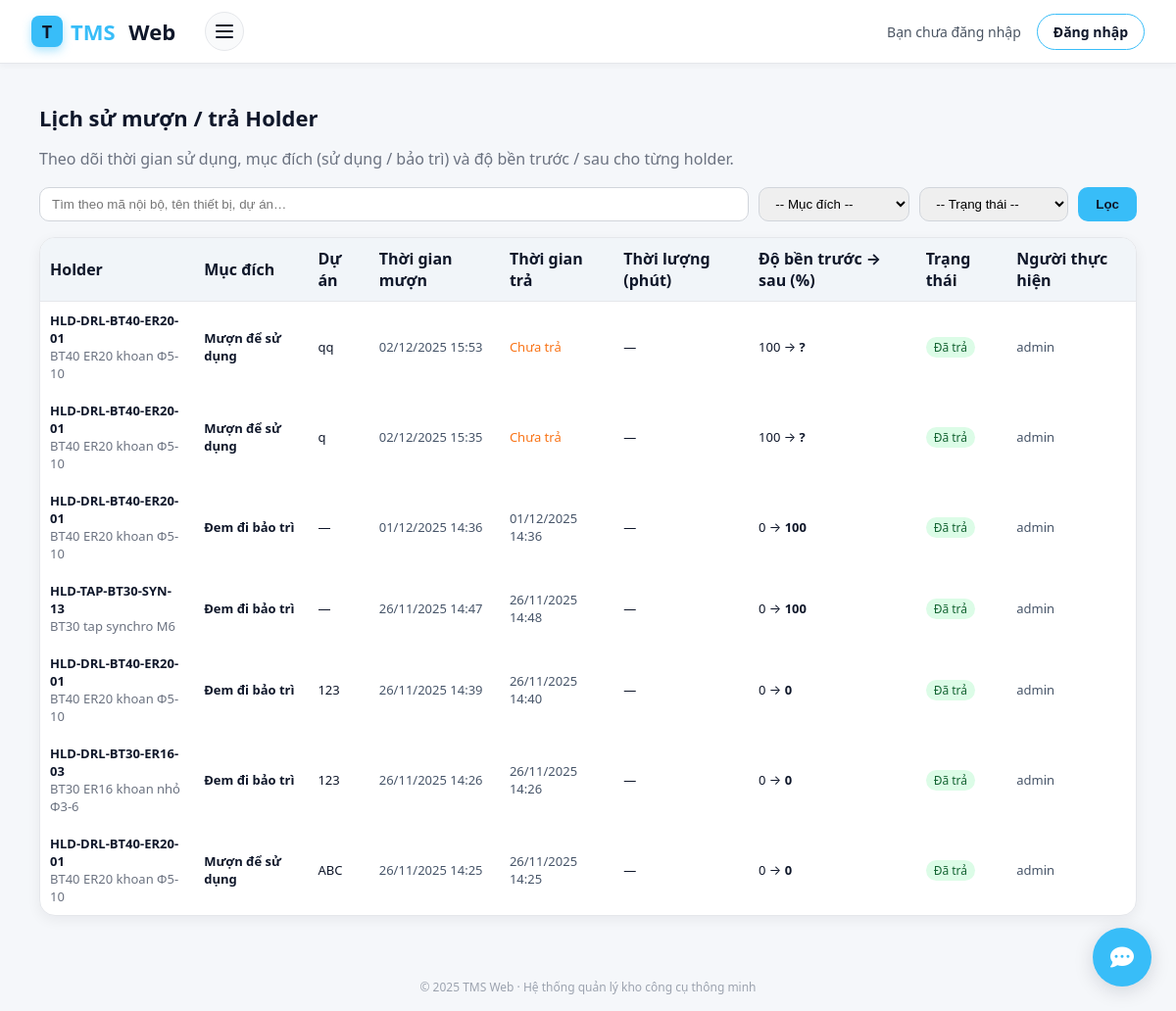
The page /holder-muontra/history/ on the database as committed earlier.
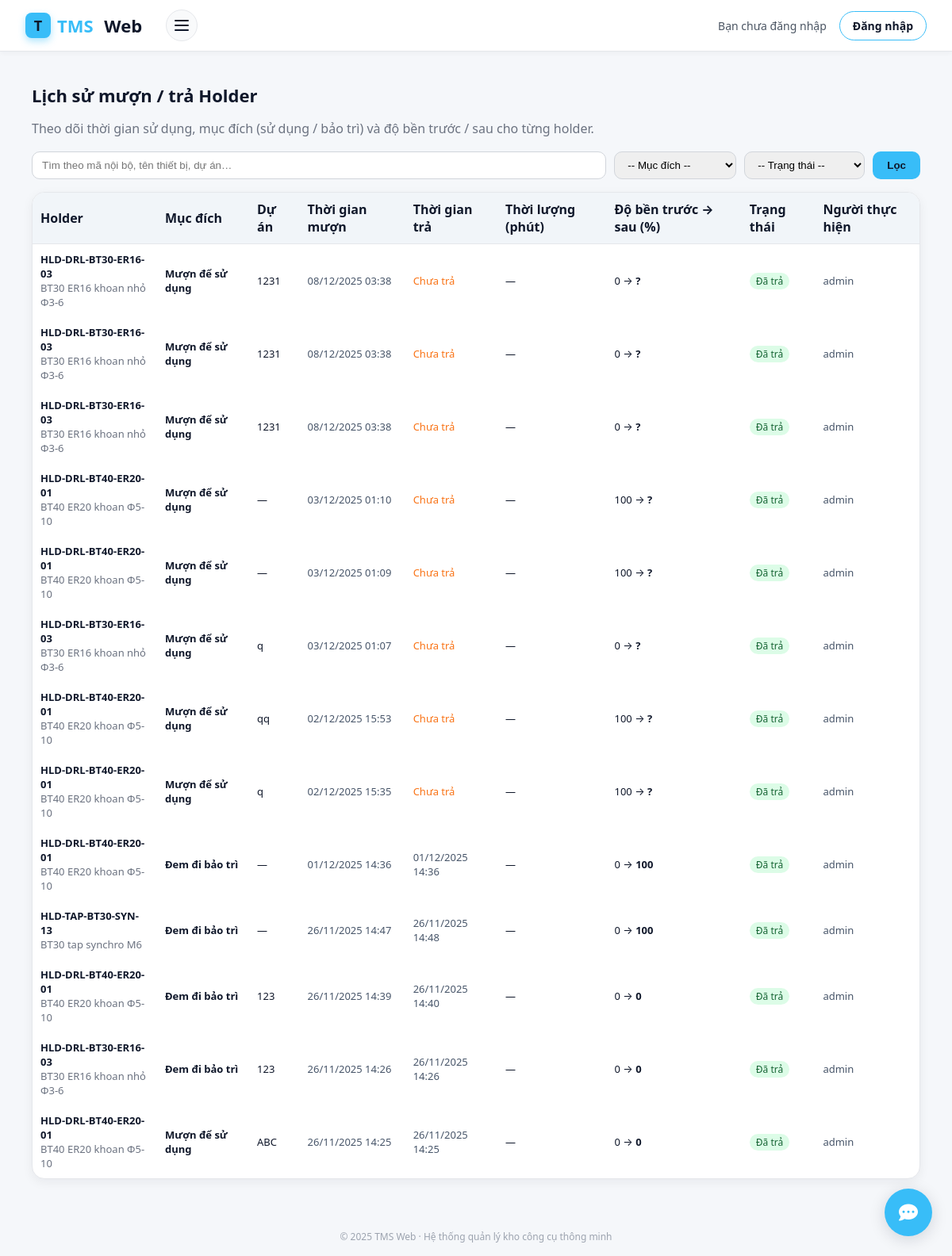
The same page on the database as committed later.
### holder_muontra/models.py (models this page shows, shortened)
class HolderHistory(models.Model):
    MUC_DICH_CHOICES = [
        ("SU_DUNG", "Mượn để sử dụng"),
        ("BAO_TRI", "Đem đi bảo trì"),
    ]
    TRANG_THAI_CHOICES = [
    ("PENDING", "Đang chờ tủ xử lý"),
    ("SUCCESS", "Thành công"),
    ("FAILED", "Thất bại"),
    ("DANG_MUON", "Đang mượn"),
    ("DA_TRA", "Đã trả"),
]
    holder = models.ForeignKey(
        Holder,
        on_delete=models.CASCADE,
        related_name="histories",
        verbose_name="Holder",
    )
    ten_thiet_bi_snapshot = models.CharField(
        max_length=200,
        blank=True,
        verbose_name="Tên thiết bị (snapshot)",
        help_text="Copy từ Holder.ten_thiet_bi tại thời điểm mượn",
    )
    ma_noi_bo_snapshot = models.CharField(
        max_length=50,
        blank=True,
        verbose_name="Mã nội bộ (snapshot)",
        help_text="Copy từ Holder.ma_noi_bo tại thời điểm mượn",
    )
    muc_dich = models.CharField(
        max_length=20,
        choices=MUC_DICH_CHOICES,
        verbose_name="Mục đích mượn",
    )
    du_an = models.CharField(
        max_length=100,
        blank=True,
        verbose_name="Dự án / lệnh sản xuất",
    )
    mo_ta = models.TextField(
        blank=True,
        verbose_name="Mô tả chi tiết / ghi chú",
    )
    nguoi_thuc_hien = models.ForeignKey(
        User,
        null=True,
        blank=True,
        on_delete=models.SET_NULL,
        related_name="holder_history_actions",
        verbose_name="Người thực hiện",
    )
    thoi_gian_muon = models.DateTimeField(
        auto_now_add=True,
        verbose_name="Thời gian mượn",
    )
    thoi_gian_tra = models.DateTimeField(
        null=True,
        blank=True,
        verbose_name="Thời gian trả",
    )
    thoi_luong_phut = models.PositiveIntegerField(
        null=True,
        blank=True,
        verbose_name="Thời lượng sử dụng (phút)",
    )
    mon_truoc = models.PositiveIntegerField(
        null=True,
        blank=True,
        verbose_name="% độ bền trước khi mượn",
        help_text="Từ Holder.mon tại thời điểm mượn (0–100)",
    )
    mon_sau = models.PositiveIntegerField(
        null=True,
        blank=True,
        verbose_name="% độ bền sau khi trả",
        help_text="Sau khi trừ hao / reset bảo trì (0–100)",
    )
    trang_thai = models.CharField(
    max_length=20,
    choices=TRANG_THAI_CHOICES,
    default="PENDING"
)
    ly_do_fail = models.CharField(max_length=255, blank=True, default="")
    tx_id = models.BigIntegerField(null=True, blank=True, db_index=True)
    created_at = models.DateTimeField(
        auto_now_add=True,
        verbose_name="Tạo lúc",
    )
    updated_at = models.DateTimeField(
        auto_now=True,
        verbose_name="Cập nhật lúc",
    )
    class Meta:
        verbose_name = "Lịch sử mượn holder"
        verbose_name_plural = "Lịch sử mượn holder"
        ordering = ["-thoi_gian_muon"]

### holder/models.py (models this page shows, shortened)
class Holder(models.Model):
    ten_thiet_bi = models.CharField(max_length=200)
    nhom_thiet_bi = models.CharField(max_length=100)
    ma_noi_bo = models.CharField(max_length=50, unique=True)
    ma_nha_sx = models.CharField(max_length=100)
    loai_holder = models.CharField(max_length=100, blank=True, null=True)
    so_serial = models.CharField(max_length=100, blank=True, null=True)
    nha_san_xuat = models.CharField(max_length=100, blank=True, null=True)
    nha_cung_cap = models.CharField(max_length=150, blank=True, null=True)
    nguoi_quan_ly = models.CharField(max_length=100, blank=True, null=True)
    TRANG_THAI_CHOICES = [
        ("dang_su_dung", "Đang sẵn sàng"),
        ("dang_bao_tri", "Đang bảo trì"),
        ("ngung_su_dung", "Ngừng sử dụng"),
        ("dang_duoc_muon", "Đang được mượn"),
    ]
    trang_thai_tai_san = models.CharField(
        max_length=20,
        choices=TRANG_THAI_CHOICES,
        blank=True,
        null=True,
    )
    chuan_ga = models.CharField(max_length=50, blank=True, null=True)
    loai_kep = models.CharField(max_length=50, blank=True, null=True)
    chieu_dai_lam_viec = models.DecimalField(
        max_digits=6, decimal_places=2, blank=True, null=True
    )
    duong_kinh_kep_max = models.DecimalField(
        max_digits=6, decimal_places=2, blank=True, null=True
    )
    tu = models.CharField(max_length=50, blank=True, null=True)
    ngan = models.CharField(max_length=50, blank=True, null=True)
    may_uu_tien = models.CharField(max_length=200, blank=True, null=True)
    ngay_nhap_kho = models.DateField(blank=True, null=True)
    gia_tri_mua = models.BigIntegerField(blank=True, null=True)
    chu_ky_kiem_tra = models.CharField(max_length=100, blank=True, null=True)
    lan_kiem_tra_gan_nhat = models.DateField(blank=True, null=True)
    so_lan_ga_thao = models.IntegerField(blank=True, null=True)
    danh_gia_gan_nhat = models.TextField(blank=True, null=True)
    cv = models.DecimalField(  # Độ cứng vững
        max_digits=4, decimal_places=1, blank=True, null=True
    )
    dx = models.DecimalField(  # Độ chính xác gá kẹp
        max_digits=4, decimal_places=1, blank=True, null=True
    )
    mon = models.IntegerField(blank=True, null=True)  # % mòn
    tan_suat = models.IntegerField(blank=True, null=True)  # lần/tháng
    ld = models.DecimalField(  # chiều dài nhô dao
        max_digits=6, decimal_places=2, blank=True, null=True
    )
    ket_luan_fuzzy = models.TextField(blank=True, null=True)
    tool_khuyen_dung = models.ManyToManyField(
        'tool.tool',          # hoặc 'Tool' nếu cùng app
        blank=True,
        related_name='holders_khuyen_dung',
        help_text="Các tool tương thích & khuyên dùng với holder này"
    )
    ma_nhom_tuong_thich = models.CharField(
        max_length=50,
        blank=True,
        null=True,
        help_text="Nếu 2 holder có cùng mã này thì coi như tương thích / thay thế cho nhau"
    )
    created_at = models.DateTimeField(auto_now_add=True)

### holder_muontra/views.py (the view, shortened to what this page needs)
# urls.py: path("history/", views.history_holder, name="history_holder"),
def history_holder(request):
    q = request.GET.get("q", "").strip()
    muc_dich = request.GET.get("muc_dich", "")
    trang_thai = request.GET.get("trang_thai", "")
    histories = (
        HolderHistory.objects
        .select_related("holder", "nguoi_thuc_hien")
        .order_by("-thoi_gian_muon")
    )
    if muc_dich:
        histories = histories.filter(muc_dich=muc_dich)
    if trang_thai:
        histories = histories.filter(trang_thai=trang_thai)
    context = {
        "histories": histories,
        "q": q,
        "muc_dich": muc_dich,
        "trang_thai": trang_thai,
        "MUC_DICH_CHOICES": HolderHistory.MUC_DICH_CHOICES,
        "TRANG_THAI_CHOICES": HolderHistory.TRANG_THAI_CHOICES,
    }
    return render(request, "holder_history.html", context)

### templates/holder_history.html (shortened to what this page needs)
{% extends "base.html" %}
{% block content %}
<div style="max-width:1120px;margin:20px auto;">
  <h2 style="font-size:22px;font-weight:700;margin-bottom:6px;">
    Lịch sử mượn / trả Holder
  </h2>
  <p style="color:#6b7280;margin-bottom:18px;">
    Theo dõi thời gian sử dụng, mục đích (sử dụng / bảo trì) và độ bền trước / sau cho từng holder.
  </p>
  <form method="get" style="margin-bottom:16px;display:flex;gap:10px;flex-wrap:wrap;">
    <input
      type="text"
      name="q"
      value="{{ q }}"
      placeholder="Tìm theo mã nội bộ, tên thiết bị, dự án…"
      style="
        flex:1;
        min-width:260px;
        padding:8px 12px;
        border-radius:10px;
        border:1px solid #d1d5db;
      "
    />
    <select
      name="muc_dich"
      style="
        padding:8px 12px;
        border-radius:10px;
        border:1px solid #d1d5db;
      "
    >
      <option value="">-- Mục đích --</option>
    </select>
    <select
      name="trang_thai"
      style="
        padding:8px 12px;
        border-radius:10px;
        border:1px solid #d1d5db;
      "
    >
      <option value="">-- Trạng thái --</option>
    </select>
    <button
      type="submit"
      style="
        padding:8px 18px;
        border-radius:10px;
        border:none;
        background:#38bdf8;
        color:#0f172a;
        font-weight:600;
        cursor:pointer;
      "
    >
      Lọc
    </button>
  </form>
  <div style="
    background:#ffffff;
    border-radius:16px;
    border:1px solid #e5e7eb;
    box-shadow:0 4px 14px rgba(15,23,42,0.06);
    overflow:auto;
  ">
    <table style="width:100%;border-collapse:collapse;min-width:960px;">
      <thead>
        <tr style="background:#f1f5f9;">
          <th style="padding:10px;border-bottom:1px solid #e5e7eb;text-align:left;">Holder</th>
          <th style="padding:10px;border-bottom:1px solid #e5e7eb;text-align:left;">Mục đích</th>
          <th style="padding:10px;border-bottom:1px solid #e5e7eb;text-align:left;">Dự án</th>
          <th style="padding:10px;border-bottom:1px solid #e5e7eb;text-align:left;">Thời gian mượn</th>
          <th style="padding:10px;border-bottom:1px solid #e5e7eb;text-align:left;">Thời gian trả</th>
          <th style="padding:10px;border-bottom:1px solid #e5e7eb;text-align:left;">Thời lượng (phút)</th>
          <th style="padding:10px;border-bottom:1px solid #e5e7eb;text-align:left;">Độ bền trước → sau (%)</th>
          <th style="padding:10px;border-bottom:1px solid #e5e7eb;text-align:left;">Trạng thái</th>
          <th style="padding:10px;border-bottom:1px solid #e5e7eb;text-align:left;">Người thực hiện</th>
        </tr>
      </thead>
      <tbody>
        {% if histories %}
          {% for h in histories %}
          <tr>
            <td style="padding:10px;font-size:13px;">
              <strong>{{ h.ma_noi_bo_snapshot|default:h.holder.ma_noi_bo }}</strong><br>
              <span style="color:#6b7280;">
                {{ h.ten_thiet_bi_snapshot|default:h.holder.ten_thiet_bi }}
              </span>
            </td>
            <td style="padding:10px;font-size:13px;font-weight:600;">
              {{ h.get_muc_dich_display }}
            </td>
            <td style="padding:10px;font-size:13px;">
              {{ h.du_an|default:"—" }}
            </td>
            <td style="padding:10px;font-size:13px;color:#475569;">
              {{ h.thoi_gian_muon|date:"d/m/Y H:i" }}
            </td>
            <td style="padding:10px;font-size:13px;color:#475569;">
              {% if h.thoi_gian_tra %}
                {{ h.thoi_gian_tra|date:"d/m/Y H:i" }}
              {% else %}
                <span style="color:#f97316;">Chưa trả</span>
              {% endif %}
            </td>
            <td style="padding:10px;font-size:13px;">
              {% if h.thoi_luong_phut %}
                {{ h.thoi_luong_phut }} phút
              {% else %}
                —
              {% endif %}
            </td>
            <td style="padding:10px;font-size:13px;">
              {% if h.mon_truoc is not None or h.mon_sau is not None %}
                {{ h.mon_truoc|default_if_none:"?" }} →
                <strong>{{ h.mon_sau|default_if_none:"?" }}</strong>
              {% else %}
                —
              {% endif %}
            </td>
            <td style="padding:10px;font-size:13px;">
              {% if h.trang_thai == "DANG_MUON" %}
                <span style="padding:2px 8px;border-radius:999px;font-size:12px;background:#fee2e2;color:#b91c1c;">
                  Đang mượn
                </span>
              {% else %}
                <span style="padding:2px 8px;border-radius:999px;font-size:12px;background:#dcfce7;color:#166534;">
                  Đã trả
                </span>
              {% endif %}
            </td>
            <td style="padding:10px;font-size:13px;color:#475569;">
              {{ h.nguoi_thuc_hien|default:"—" }}
            </td>
          </tr>
          {% endfor %}
        {% else %}
          <tr>
            <td colspan="9" style="padding:14px;text-align:center;color:#94a3b8;">
              Chưa có lịch sử mượn / trả nào.
            </td>
          </tr>
        {% endif %}
      </tbody>
    </table>
  </div>
</div>
{% endblock %}

### templates/base.html (shortened to what this page needs)
{% load static %}
<!DOCTYPE html>
<html lang="vi">
<head>
</head>
<body>
    <header>
        <div class="left-header">
            <a href="{% url 'home' %}" class="brand" title="Trang chủ TMS">
                <div class="logo-box">T</div>
                <span>TMS</span>&nbsp;Web
            </a>
            <button class="hamburger" type="button" onclick="toggleDashboard()">
                <span></span>
            </button>
        </div>
        <div class="right-header">
            {% if user.is_authenticated %}
                <div class="welcome-text">
                    Chào,&nbsp;<strong>{{ user.get_full_name|default:user.username }}</strong>
                </div>
                <form action="{% url 'logout' %}" method="post" style="margin:0;">
                    {% csrf_token %}
                    <button type="submit" class="btn-logout">Đăng xuất</button>
                </form>
            {% else %}
                <div class="welcome-text">Bạn chưa đăng nhập</div>
                <a href="{% url 'login' %}" class="btn-login">Đăng nhập</a>
            {% endif %}
        </div>
    </header>
    <main>
        {% block content %}{% endblock %}
    </main>
    <footer>
        © 2025 TMS Web · Hệ thống quản lý kho công cụ thông minh
    </footer>
     {% include "chatbot.html" %}
</body>
</html>

### templates/chatbot.html (shortened to what this page needs)
<link rel="stylesheet" href="https://cdnjs.cloudflare.com/ajax/libs/font-awesome/6.4.0/css/all.min.css">
<button class="chat-toggle" id="chatToggle" type="button">
  <i class="fas fa-comment-dots"></i>
</button>

### templates/base.html (style rules this page uses)
:root { --blue-tech: #38bdf8; --blue-strong: #0f172a; --blue-soft: #e0f2fe; }
* { box-sizing: border-box; }
body { margin: 0; font-family: "Segoe UI", sans-serif; background: #ffffff; color: #0f172a; }
header { position: sticky; top: 0; z-index: 20; display: flex; justify-content: space-between; align-items: center; padding: 12px 32px; background: #ffffff; border-bottom: 1px solid #e5e7eb; box-shadow: 0 2px 6px rgba(15, 23, 42, 0.04); }
.left-header { display: flex; align-items: center; gap: 10px; }
.logo-box { width: 32px; height: 32px; border-radius: 8px; background: var(--blue-tech); display: flex; align-items: center; justify-content: center; color: #0f172a; font-weight: 800; font-size: 18px; box-shadow: 0 4px 10px rgba(56, 189, 248, 0.4); }
.brand { display: flex; align-items: center; gap: 8px; font-size: 22px; font-weight: 700; color: #0f172a; text-decoration: none; }
.brand span { color: var(--blue-tech); }
.hamburger { margin-left: 20px; width: 40px; height: 40px; border-radius: 999px; border: 1px solid #e5e7eb; background: #f9fafb; display: flex; align-items: center; justify-content: center; cursor: pointer; transition: 0.2s; }
.hamburger span { display: block; width: 18px; height: 2px; background: #0f172a; border-radius: 999px; position: relative; transition: 0.2s; }
.hamburger span::before, .hamburger span::after { content: ""; position: absolute; left: 0; width: 18px; height: 2px; background: #0f172a; border-radius: 999px; transition: 0.2s; }
.hamburger span::before { top: -6px; }
.hamburger span::after { top: 6px; }
.right-header { display: flex; align-items: center; gap: 16px; font-size: 14px; }
.welcome-text { color: #4b5563; }
.btn-logout, .btn-login { padding: 8px 16px; border-radius: 999px; border: 1px solid var(--blue-tech); background: #ffffff; color: var(--blue-strong); font-size: 14px; font-weight: 600; cursor: pointer; transition: 0.2s; text-decoration: none; display: inline-flex; align-items: center; justify-content: center; }
main { max-width: 1500px; margin: 40px auto; padding: 0 16px; }
footer { text-align: center; padding: 24px 0 16px; font-size: 12px; color: #9ca3af; }

### templates/chatbot.html (style rules this page uses)
:root { --primary-color: #4361ee; --blue-tech: #38bdf8; --blue-strong: #0f172a; --primary-dark: #3a56d4; --bg-color: #f5f7fa; --text-color: #2b2d42; --white: #ffffff; --light-gray: #e9ecef; --shadow: 0 4px 20px rgba(0, 0, 0, 0.15); --border-radius: 16px; }
body { font-family: 'Segoe UI', system-ui, -apple-system, sans-serif; background: var(--bg-color); margin: 0; }
.chat-toggle { position: fixed; bottom: 25px; right: 25px; width: 60px; height: 60px; background: var(--blue-tech); color: #ffffff; border: none; border-radius: 50%; cursor: pointer; box-shadow: 0 4px 20px rgba(15, 23, 42, 0.15); display: flex; align-items: center; justify-content: center; z-index: 1000; transition: all 0.3s ease; }
.chat-toggle i { font-size: 24px; transition: transform 0.8s cubic-bezier(0.68, -0.55, 0.27, 1.55); }

Rows that differ between the two databases and show on the page:
added HolderHistory: ma_noi_bo_snapshot "HLD-DRL-BT30-ER16-03", ten_thiet_bi_snapshot "BT30 ER16 khoan nhỏ Φ3-6", muc_dich "Mượn để sử dụng", du_an "1231", thoi_gian_muon "08/12/2025 03:38", shows "Chưa trả", mon_truoc "0", mon_sau "?", trang_thai "Đã trả", nguoi_thuc_hien "admin"
added HolderHistory: ma_noi_bo_snapshot "HLD-DRL-BT30-ER16-03", ten_thiet_bi_snapshot "BT30 ER16 khoan nhỏ Φ3-6", muc_dich "Mượn để sử dụng", du_an "1231", thoi_gian_muon "08/12/2025 03:38", shows "Chưa trả", mon_truoc "0", mon_sau "?", trang_thai "Đã trả", nguoi_thuc_hien "admin"
added HolderHistory: ma_noi_bo_snapshot "HLD-DRL-BT30-ER16-03", ten_thiet_bi_snapshot "BT30 ER16 khoan nhỏ Φ3-6", muc_dich "Mượn để sử dụng", du_an "1231", thoi_gian_muon "08/12/2025 03:38", shows "Chưa trả", mon_truoc "0", mon_sau "?", trang_thai "Đã trả", nguoi_thuc_hien "admin"
added HolderHistory: ma_noi_bo_snapshot "HLD-DRL-BT40-ER20-01", ten_thiet_bi_snapshot "BT40 ER20 khoan Φ5-10", muc_dich "Mượn để sử dụng", du_an "—", thoi_gian_muon "03/12/2025 01:10", shows "Chưa trả", mon_truoc "100", mon_sau "?", trang_thai "Đã trả", nguoi_thuc_hien "admin"
added HolderHistory: ma_noi_bo_snapshot "HLD-DRL-BT40-ER20-01", ten_thiet_bi_snapshot "BT40 ER20 khoan Φ5-10", muc_dich "Mượn để sử dụng", du_an "—", thoi_gian_muon "03/12/2025 01:09", shows "Chưa trả", mon_truoc "100", mon_sau "?", trang_thai "Đã trả", nguoi_thuc_hien "admin"
added HolderHistory: ma_noi_bo_snapshot "HLD-DRL-BT30-ER16-03", ten_thiet_bi_snapshot "BT30 ER16 khoan nhỏ Φ3-6", muc_dich "Mượn để sử dụng", du_an "q", thoi_gian_muon "03/12/2025 01:07", shows "Chưa trả", mon_truoc "0", mon_sau "?", trang_thai "Đã trả", nguoi_thuc_hien "admin"
